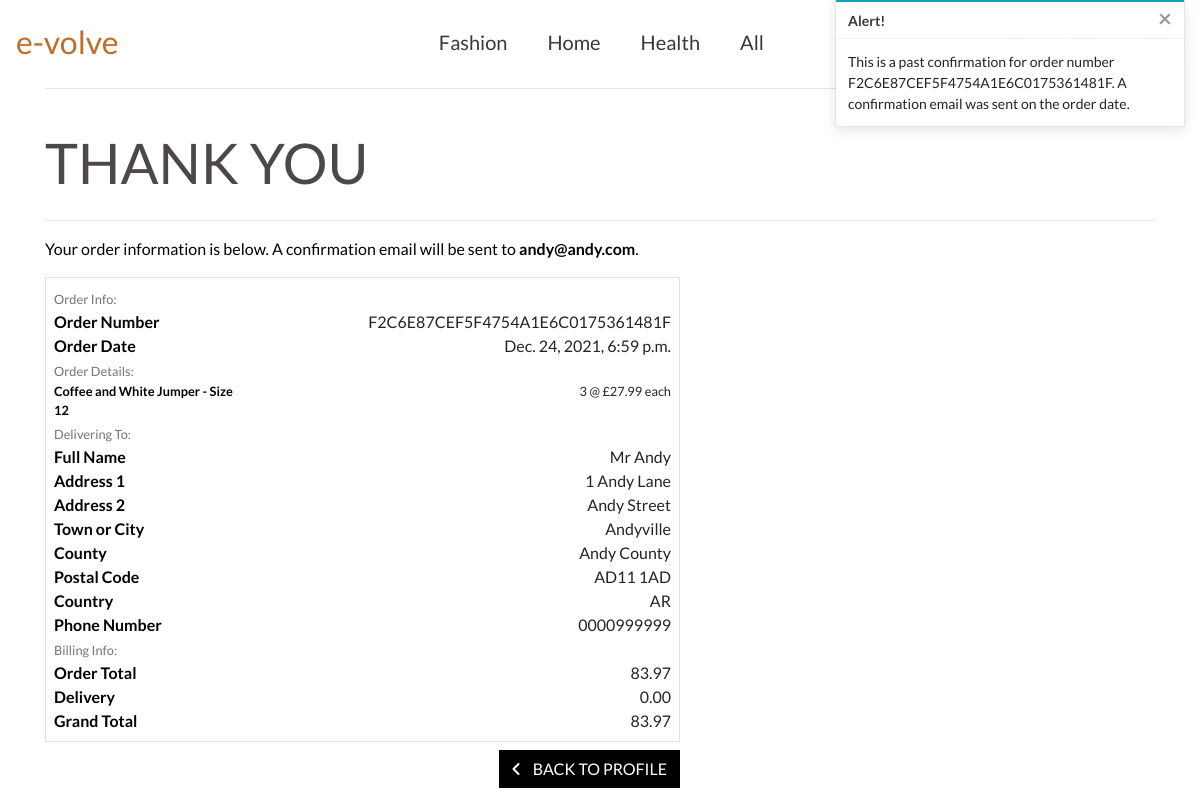
/profile/order_history/F2C6E87CEF5F4754A1E6C0175361481F (signed in), run on the app's committed database.
### checkout/models.py (models this page shows, shortened)
class Order(models.Model):
    order_number = models.CharField(max_length=32, null=False, editable=False)
    user_profile = models.ForeignKey(UserProfile, on_delete=models.SET_NULL,
                                     null=True, blank=True,
                                     related_name='orders')
    full_name = models.CharField(max_length=50, null=False, blank=False)
    email = models.EmailField(max_length=254, null=False, blank=False)
    phone_number = models.CharField(max_length=20, null=False, blank=False)
    country = CountryField(blank_label='Country *', null=False, blank=False)
    postcode = models.CharField(max_length=20, null=True, blank=True)
    town_or_city = models.CharField(max_length=40, null=False, blank=False)
    street_address1 = models.CharField(max_length=80, null=False, blank=False)
    street_address2 = models.CharField(max_length=80, null=True, blank=True)
    county = models.CharField(max_length=80, null=True, blank=True)
    date = models.DateTimeField(auto_now_add=True)
    delivery_cost = models.DecimalField(max_digits=6, decimal_places=2,
                                        null=False, default=0)
    order_total = models.DecimalField(max_digits=10, decimal_places=2,
                                      null=False, default=0)
    grand_total = models.DecimalField(max_digits=10, decimal_places=2,
                                      null=False, default=0)
    original_shopping_bag = models.TextField(null=False, blank=False,
                                             default='')
    stripe_pid = models.CharField(max_length=254, null=False, blank=False,
                                  default='')

class OrderLineItem(models.Model):
    SIZE_6 = "6"
    SIZE_8 = "8"
    SIZE_10 = "10"
    SIZE_12 = "12"
    SIZE_14 = "14"
    SIZE_16 = "16"
    SIZE_18 = "18"
    SIZE_20 = "20"
    SIZE_CHOICES = [
        (SIZE_6, 'Size 6'),
        (SIZE_8, 'Size 8'),
        (SIZE_10, 'Size 10'),
        (SIZE_12, 'Size 12'),
        (SIZE_14, 'Size 14'),
        (SIZE_16, 'Size 16'),
        (SIZE_18, 'Size 18'),
        (SIZE_20, 'Size 20'),
    ]
    order = models.ForeignKey(Order, null=False, blank=False,
                              on_delete=models.CASCADE,
                              related_name='lineitems')
    product = models.ForeignKey(Product, null=False, blank=False,
                                on_delete=models.CASCADE)
    product_size = models.CharField(max_length=2,
                                    choices=SIZE_CHOICES, null=True,
                                    blank=True)
    quantity = models.IntegerField(null=False, blank=False, default=0)
    lineitem_total = models.DecimalField(max_digits=6, decimal_places=2,
                                         null=False, blank=False,
                                         editable=False)

### products/models.py (models this page shows, shortened)
class Product(models.Model):
    category = models.ForeignKey('Category', null=True, blank=True,
                                 on_delete=models.SET_NULL)
    sku = models.CharField(max_length=254, null=True, blank=True)
    name = models.CharField(max_length=254)
    description = models.TextField()
    has_sizes = models.BooleanField(default=False, null=True, blank=True)
    price = models.DecimalField(max_digits=6, decimal_places=2)
    image_url = models.URLField(max_length=1024, null=True, blank=True)
    image = models.ImageField(null=True, blank=True)

### profiles/views.py (the view)
# urls.py: path('order_history/<order_number>', views.order_history,
@login_required()
def order_history(request, order_number):
    order = get_object_or_404(Order, order_number=order_number)
    messages.info(request, (
        f'This is a past confirmation for order number {order_number}. '
        'A confirmation email was sent on the order date.'
    ))
    template = 'checkout/checkout_success.html'
    context = {
        'order': order,
        'from_profile': True,
    }
    return render(request, template, context)

### checkout/templates/checkout/checkout_success.html (shortened to what this page needs)
{% extends "base.html" %}
{% load static %}
{% block extra_css %}
    <link rel="stylesheet" href="{% static 'checkout/css/checkout.css' %}">
{% endblock %}
{% block content %}
    <div class="overlay"></div>
    <div class="container">
        <div class="row pt-3 mt-5">
            <div class="col">
                <hr class="mt-4 pt-4">
                <h2 class="mb-4 text-uppercase checkout-heading">Thank You</h2>
                <hr>
                <p class="text-black">Your order information is below. A confirmation email will be sent to <strong>{{ order.email }}</strong>.</p>
            </div>
        </div>
       <div class="row">
            <div class="col-12 col-lg-7">
                <div class="order-confirmation-wrapper p-2 border">
                    <div class="row">
                        <div class="col">
                            <small class="text-muted">Order Info:</small>
                        </div>
                    </div>
                    <div class="row">
                        <div class="col-12 col-md-4">
                            <p class="mb-0 text-black font-weight-bold">Order Number</p>
                        </div>
                        <div class="col-12 col-md-8 text-md-right">
                            <p class="mb-0">{{ order.order_number }}</p>
                        </div>
                    </div>
                    <div class="row">
                        <div class="col-12 col-md-4">
                            <p class="mb-0 text-black font-weight-bold">Order Date</p>
                        </div>
                        <div class="col-12 col-md-8 text-md-right">
                            <p class="mb-0">{{ order.date }}</p>
                        </div>
                    </div>
                    <div class="row">
                        <div class="col">
                            <small class="text-muted">Order Details:</small>
                        </div>
                    </div>
                    {% for item in order.lineitems.all %}
                    <div class="row">
                        <div class="col-12 col-md-4">
                            <p class="small mb-0 text-black font-weight-bold">
                                {{ item.product.name }}{% if item.product_size %} - Size {{ item.product_size|upper }}{% endif %}
                            </p>
                        </div>
                        <div class="col-12 col-md-8 text-md-right">
                            <p class="small mb-0">{{ item.quantity }} @ £{{ item.product.price }} each</p>
                        </div>
                    </div>
                    {% endfor %}
                    <div class="row">
                        <div class="col">
                            <small class="text-muted">Delivering To:</small>
                        </div>
                    </div>
                    <div class="row">
                        <div class="col-12 col-md-4">
                            <p class="mb-0 text-black font-weight-bold">Full Name</p>
                        </div>
                        <div class="col-12 col-md-8 text-md-right">
                            <p class="mb-0">{{ order.full_name }}</p>
                        </div>
                    </div>
                    <div class="row">
                        <div class="col-12 col-md-4">
                            <p class="mb-0 text-black font-weight-bold">Address 1</p>
                        </div>
                        <div class="col-12 col-md-8 text-md-right">
                            <p class="mb-0">{{ order.street_address1 }}</p>
                        </div>
                    </div>
                    {% if order.street_address2 %}
                    <div class="row">
                        <div class="col-12 col-md-4">
                            <p class="mb-0 text-black font-weight-bold">Address 2</p>
                        </div>
                        <div class="col-12 col-md-8 text-md-right">
                            <p class="mb-0">{{ order.street_address2 }}</p>
                        </div>
                    </div>
                    {% endif %}
                    <div class="row">
                        <div class="col-12 col-md-4">
                            <p class="mb-0 text-black font-weight-bold">Town or City</p>
                        </div>
                        <div class="col-12 col-md-8 text-md-right">
                            <p class="mb-0">{{ order.town_or_city }}</p>
                        </div>
                    </div>
                    {% if order.county %}
                    <div class="row">
                        <div class="col-12 col-md-4">
                            <p class="mb-0 text-black font-weight-bold">County</p>
                        </div>
                        <div class="col-12 col-md-8 text-md-right">
                            <p class="mb-0">{{ order.county }}</p>
                        </div>
                    </div>
                    {% endif %}
                    {% if order.postcode %}
                    <div class="row">
                        <div class="col-12 col-md-4">
                            <p class="mb-0 text-black font-weight-bold">Postal Code</p>
                        </div>
                        <div class="col-12 col-md-8 text-md-right">
                            <p class="mb-0">{{ order.postcode }}</p>
                        </div>
                    </div>
                    {% endif %}
                    <div class="row">
                        <div class="col-12 col-md-4">
                            <p class="mb-0 text-black font-weight-bold">Country</p>
                        </div>
                        <div class="col-12 col-md-8 text-md-right">
                            <p class="mb-0">{{ order.country }}</p>
                        </div>
                    </div>
                    <div class="row">
                        <div class="col-12 col-md-4">
                            <p class="mb-0 text-black font-weight-bold">Phone Number</p>
                        </div>
                        <div class="col-12 col-md-8 text-md-right">
                            <p class="mb-0">{{ order.phone_number }}</p>
                        </div>
                    </div>
                    <div class="row">
                        <div class="col">
                            <small class="text-muted">Billing Info:</small>
                        </div>
                    </div>
                    <div class="row">
                        <div class="col-12 col-md-4">
                            <p class="mb-0 text-black font-weight-bold">Order Total</p>
                        </div>
                        <div class="col-12 col-md-8 text-md-right">
                            <p class="mb-0">{{ order.order_total }}</p>
                        </div>
                    </div>
                    <div class="row">
                        <div class="col-12 col-md-4">
                            <p class="mb-0 text-black font-weight-bold">Delivery</p>
                        </div>
                        <div class="col-12 col-md-8 text-md-right">
                            <p class="mb-0">{{ order.delivery_cost }}</p>
                        </div>
                    </div>
                    <div class="row">
                        <div class="col-12 col-md-4">
                            <p class="mb-0 text-black font-weight-bold">Grand Total</p>
                        </div>
                        <div class="col-12 col-md-8 text-md-right">
                            <p class="mb-0">{{ order.grand_total }}</p>
                        </div>
                    </div>
                </div>
            </div>
        </div>
        <div class="row">
			<div class="col-12 col-lg-7 text-right">
                {% if from_profile %}
                    <a href="{% url 'profile' %}" class="btn btn-black rounded-0 my-2">
                        <span class="icon mr-2">
                            <i class="fas fa-angle-left"></i>
                        </span>
                        <span class="text-uppercase">Back to Profile</span>
                    </a>
                {% endif %}
			</div>
		</div>
    </div>
{% endblock %}

### static/css/base.css (style rules this page uses)
* { padding: 0; border: 0; margin: 0; border-color: #33373a; }
html { height: 100%; }
body, html { height: 100%; }
body { font-family: Lato; }
.btn-black { background: black; color: white; }
.text-black { color: #000 !important; }
.overlay { height: 100%; width: 100%; top: 60px; left: 0; position: fixed; background: white; z-index: -1; }
@media screen and (min-device-width : 700px) { .carousel-caption h1, h2, h3 { font-size: 56px; } }

### checkout/static/checkout/css/checkout.css (style rules this page uses)
.checkout-heading { color: rgb(77, 72, 72); }

### data on the page
Order: email "andy@andy.com", order_number "F2C6E87CEF5F4754A1E6C0175361481F", date "Dec. 24, 2021, 6:59 p.m.", full_name "Mr Andy", street_address1 "1 Andy Lane", street_address2 "Andy Street", town_or_city "Andyville", county "Andy County", postcode "AD11 1AD", country "AR", phone_number "0000999999", order_total "83.97", delivery_cost "0.00", grand_total "83.97"
OrderLineItem: product.name "Coffee and White Jumper", product_size "12", quantity "3", product.price "27.99"

### other printed values
{{ message }} "This is a past confirmation for order number F2C6E87CEF5F4754A1E6C0175361481F. A confirmation email was sent on the order date."
